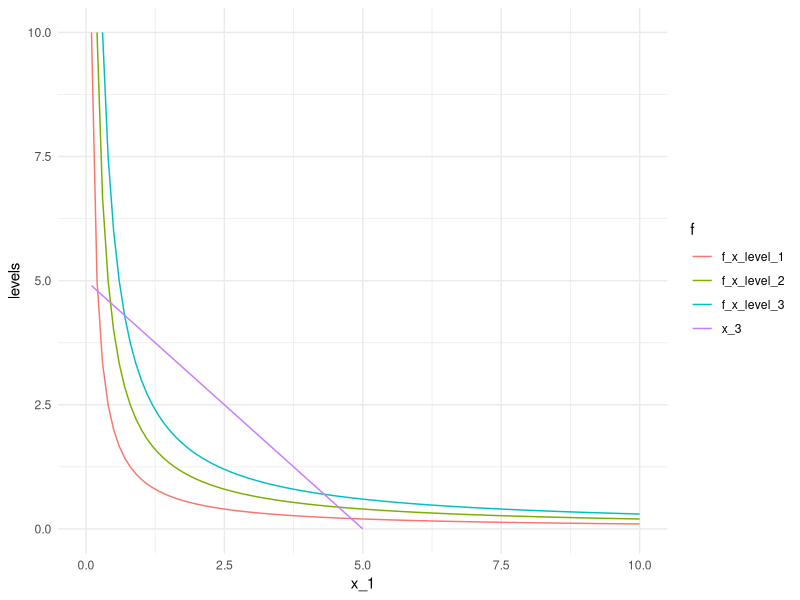

Write R code to recreate this figure.
## ---- chunk 1

library(tidyverse)
library(rmarkdown)
library(knitr)
library(xml2)

knitr::opts_chunk$set(echo = T, 
                      warning = T, 
                      message = F, 
                      eval = T, 
                      include = T,
                      fig.height=4, 
                      fig.width=4
                      )
## ---- chunk 2

x_1 <- seq(0.1, 10, 0.1)
x_2 <- seq(0.1, 10, 0.1)

const_1 <- 1
const_2 <- 2
const_3 <- 3

f_x_level_1 <- const_1/x_2 #level sets
f_x_level_2 <- const_2/x_2
f_x_level_3 <- const_3/x_2

x_3 <- 5 - x_2 #constraint set

data_obj_l <- cbind(x_1, 
                    f_x_level_1, 
                    f_x_level_2, 
                    f_x_level_3,
                    x_3
                    ) %>% 
  dplyr::as_tibble() %>%
  tidyr::gather(.,
                f_x_level_1:x_3,
                key = "f",
                value = "levels")


ggplot(data_obj_l, aes(x_1, levels, color = f)) +
  geom_line() +
  scale_y_continuous(limits = c(0, 10)) +
  scale_x_continuous(limits = c(0, 10)) +
  theme_minimal()
